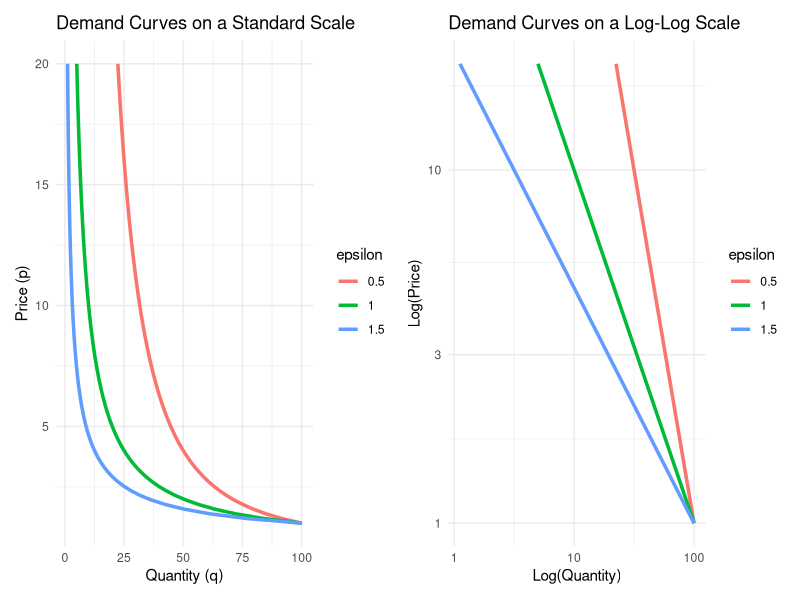

Recreate this plot in R.
# Load ggplot2 for high-quality plotting
# If you don't have it, run: install.packages("ggplot2")
library(ggplot2)
library(patchwork) # For combining plots

# --- 1. Define the Demand Function and Parameters ---

# A flexible demand function that takes epsilon as an argument
d_nonlinear <- function(p, A, epsilon) {
  return(A * p^(-epsilon))
}

# Define a range of prices to plot over
price_range <- seq(1, 20, length.out = 100)
A_param <- 100 # A constant scaling factor

# Define the different elasticities we want to test
epsilons_to_test <- c(0.5, 1.0, 1.5)

# --- 2. Generate Data for Each Elasticity ---

# Create a single data frame holding all the results
plot_data_list <- lapply(epsilons_to_test, function(e) {
  data.frame(
    price = price_range,
    quantity = d_nonlinear(price_range, A = A_param, epsilon = e),
    # Use as.factor so ggplot gives each a different color
    epsilon = as.factor(e)
  )
})
plot_data <- do.call(rbind, plot_data_list)


# --- 3. Create the Visualizations ---

# Plot 1: Standard Linear Scale
p1 <- ggplot(data = plot_data, aes(x = quantity, y = price, color = epsilon)) +
  geom_line(linewidth = 1.2) +
  labs(
    title = "Demand Curves on a Standard Scale",
    x = "Quantity (q)",
    y = "Price (p)"
  ) +
  theme_minimal()

# Plot 2: Log-Log Scale
# We plot the data normally, but then change the axis scales to be logarithmic.
p2 <- ggplot(data = plot_data, aes(x = quantity, y = price, color = epsilon)) +
  geom_line(linewidth = 1.2) +
  # These two lines transform the axes to a log scale
  scale_x_log10() +
  scale_y_log10() +
  labs(
    title = "Demand Curves on a Log-Log Scale",
    x = "Log(Quantity)",
    y = "Log(Price)"
  ) +
  theme_minimal()

# --- 4. Display the Comparison ---
# Display the two plots side-by-side
p1 + p2